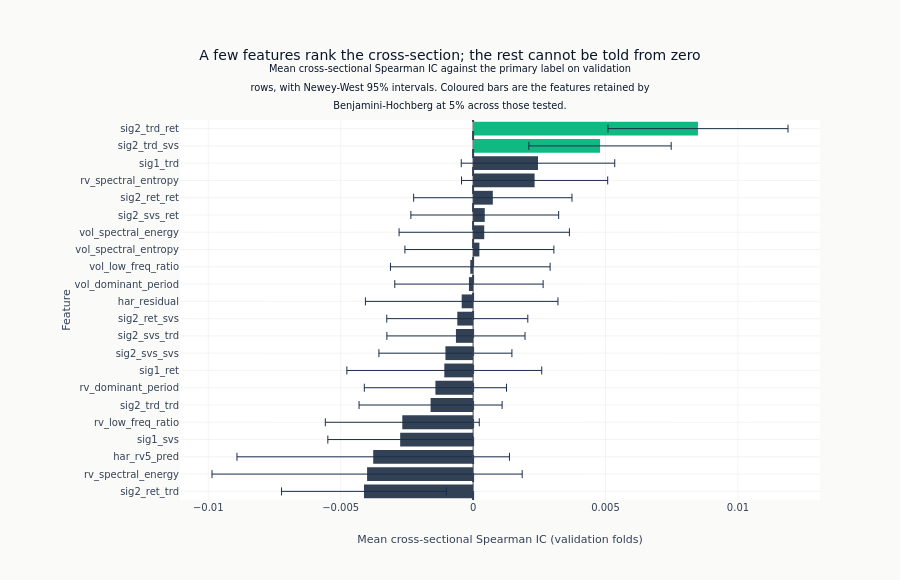

Write notebook code for a chart like this one.
### Markdown cell above
**Figure F4** draws the screen. Each bar is a feature's mean validation IC with its
Newey-West interval; a bar is coloured when Benjamini-Hochberg retains the feature and left
neutral when it does not. The interval is what stops the ordering from being read as a
result: the features are sorted by point estimate, and most of those estimates cannot be told
apart from zero.

### Code cell
if n_tested > 0:
    plot_ic = hac_df.sort("mean_ic")
    bar_colors = [
        COLORS["positive"]
        if row["fdr_significant"] and row["mean_ic"] > 0
        else COLORS["negative"]
        if row["fdr_significant"]
        else COLORS["neutral"]
        for row in plot_ic.to_dicts()
    ]
    ic_title = (
        "A few features rank the cross-section; the rest cannot be told from zero"
        if n_fdr_sig
        else "No temporal feature ranks the cross-section on its own"
    ) + (
        "<br><sup>Mean cross-sectional Spearman IC against the primary label on validation"
        "<br>rows, with Newey-West 95% intervals. Coloured bars are the features retained by"
        "<br>Benjamini-Hochberg at 5% across those tested.</sup>"
    )
    fig = go.Figure(
        go.Bar(
            x=plot_ic["mean_ic"],
            y=plot_ic["feature"],
            orientation="h",
            marker_color=bar_colors,
            error_x={
                "type": "data",
                "array": (1.96 * plot_ic["hac_se"]).to_list(),
                "color": COLORS["slate"],
                "thickness": 1,
            },
            showlegend=False,
        )
    )
    fig.add_vline(x=0, line_dash="dash", line_color=COLORS["neutral"])
    fig.update_layout(
        title=ic_title,
        xaxis_title="Mean cross-sectional Spearman IC (validation folds)",
        yaxis_title="Feature",
        margin={"l": 180, "t": 120},
        height=580,
    )
    fig.show()
else:
    print("Validation IC chart omitted: too few symbols per timestamp to rank a cross-section.")

### Figure 1 — Plotly figure (JSON) as saved in the notebook; plotly's stock layout.template omitted (floating-point values rounded to 4 significant figures)
{"data": [{"error_x": {"array": [0.003112, 0.005856, 0.005144, 0.002731, 0.002906, 0.0027, 0.002684, 0.003679, 0.002511, 0.002608, 0.002663, 0.003634, 0.0028, 0.003014, 0.002812, 0.003216, 0.00279, 0.002989, 0.00276, 0.002898, 0.002688, 0.003399], "color": "#1a2d4a", "thickness": 1, "type": "data"}, "marker": {"color": ["#334155", "#334155", "#334155", "#334155", "#334155", "#334155", "#334155", "#334155", "#334155", "#334155", "#334155", "#334155", "#334155", "#334155", "#334155", "#334155", "#334155", "#334155", "#334155", "#334155", "#10b981", "#10b981"]}, "orientation": "h", "showlegend": false, "type": "bar", "x": [-0.00412, -0.004003, -0.003772, -0.002754, -0.002673, -0.001605, -0.001424, -0.001088, -0.001045, -0.0006484, -0.0005971, -0.0004313, -0.0001573, -0.0001064, 0.0002369, 0.0004201, 0.0004399, 0.0007443, 0.002322, 0.00245, 0.004791, 0.00849], "y": ["sig2_ret_trd", "rv_spectral_energy", "har_rv5_pred", "sig1_svs", "rv_low_freq_ratio", "sig2_trd_trd", "rv_dominant_period", "sig1_ret", "sig2_svs_svs", "sig2_svs_trd", "sig2_ret_svs", "har_residual", "vol_dominant_period", "vol_low_freq_ratio", "vol_spectral_entropy", "vol_spectral_energy", "sig2_svs_ret", "sig2_ret_ret", "rv_spectral_entropy", "sig1_trd", "sig2_trd_svs", "sig2_trd_ret"]}], "layout": {"height": 580, "margin": {"l": 180, "t": 120}, "shapes": [{"line": {"color": "#334155", "dash": "dash"}, "type": "line", "x0": 0, "x1": 0, "xref": "x", "y0": 0, "y1": 1, "yref": "y domain"}], "title": {"text": "A few features rank the cross-section; the rest cannot be told from zero<br><sup>Mean cross-sectional Spearman IC against the primary label on validation<br>rows, with Newey-West 95% intervals. Coloured bars are the features retained by<br>Benjamini-Hochberg at 5% across those tested.</sup>"}, "xaxis": {"title": {"text": "Mean cross-sectional Spearman IC (validation folds)"}}, "yaxis": {"title": {"text": "Feature"}}}}
